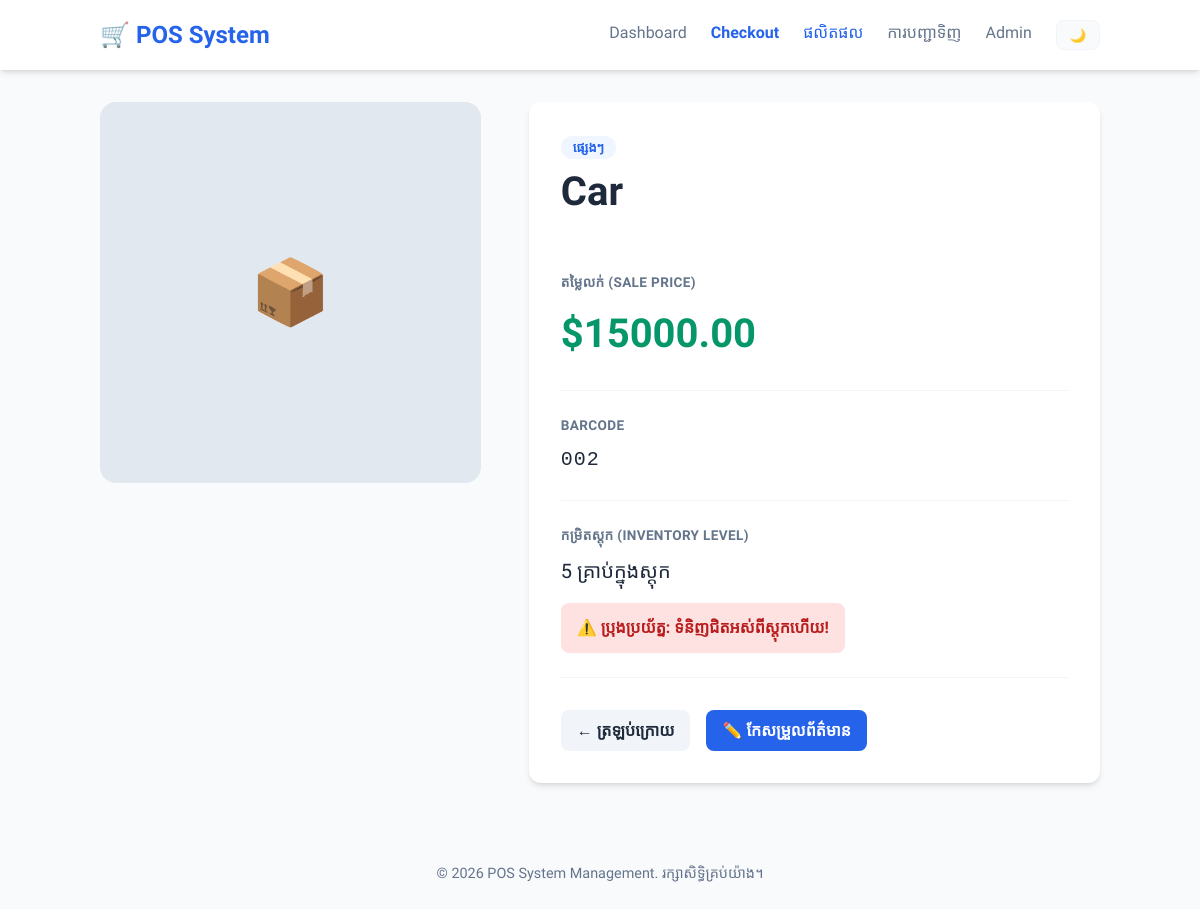
Screenshot of /sales/products/2/ with the database file from the repository.
### posdb/sales/models.py (models this page shows, shortened)
class Product(models.Model):
    CATEGORY_CHOICES = [
        ('food',        'អាហារ និងភេសជ្ជៈ'),
        ('electronics', 'អេឡិចត្រូនិក'),
        ('clothing',    'សម្លៀកបំពាក់'),
        ('household',   'គ្រឿងសង្ហារឹម'),
        ('other',       'ផ្សេងៗ'),
    ]
    name       = models.CharField(max_length=200)
    category   = models.CharField(max_length=20, choices=CATEGORY_CHOICES)
    price      = models.DecimalField(max_digits=8, decimal_places=2)   # ឧ. 12.99
    stock      = models.PositiveIntegerField(default=0)                # ចំនួនក្នុងស្តុក
    barcode    = models.CharField(max_length=50, unique=True, blank=True)
    is_active  = models.BooleanField(default=True)                     # លាក់ទំនិញឈប់លក់
    class Meta:
        ordering = ['name']

### posdb/sales/views.py (the view)
# urls.py: path('products/<int:pk>/', views.product_detail, name='product_detail'),
def product_detail(request, pk):
    product = get_object_or_404(Product, pk=pk)
    return render(request, 'sales/product_detail.html', {'product': product})

### lesson 7/posdb/sales/templates/sales/product_detail.html (shortened to what this page needs)
{% extends 'base.html' %}
{% block content %}
<div class="product-detail-container">
    <div class="product-image">
        {% if product.image %}
            <img src="{{ product.image.url }}" alt="{{ product.name }}" style="width: 100%; border-radius: 16px; box-shadow: var(--shadow);">
        {% else %}
            <div class="product-image-placeholder">
                📦
            </div>
        {% endif %}
    </div>
    <div class="card">
        <span class="badge" style="background: #eff6ff; color: #2563eb; margin-bottom: 1rem;">
            {{ product.get_category_display }}
        </span>
        <h1 style="margin: 0 0 1.5rem 0; font-size: 2.5rem;">{{ product.name }}</h1>
        <div class="detail-section">
            <span class="detail-label">តម្លៃលក់ (Sale Price)</span>
            <div class="price-display">${{ product.price|floatformat:2 }}</div>
        </div>
        <div class="detail-section">
            <span class="detail-label">Barcode</span>
            <div class="detail-value" style="font-family: monospace; letter-spacing: 1px;">
                {{ product.barcode|default:"មិនទាន់មាន Barcode" }}
            </div>
        </div>
        <div class="detail-section">
            <span class="detail-label">កម្រិតស្តុក (Inventory Level)</span>
            <div class="detail-value">
                {{ product.stock }} គ្រាប់ក្នុងស្តុក
            </div>
            {% if product.stock <= 10 %}
            <div class="stock-warning">
                ⚠️ ប្រុងប្រយ័ត្ន: ទំនិញជិតអស់ពីស្តុកហើយ!
            </div>
            {% endif %}
        </div>
        <div class="actions">
            <a href="/sales/products/" class="btn" style="background: #f1f5f9; color: var(--text-main);">
                ← ត្រឡប់ក្រោយ
            </a>
            <a href="/admin/sales/product/{{ product.id }}/change/" class="btn btn-primary" target="_blank">
                ✏️ កែសម្រួលព័ត៌មាន
            </a>
        </div>
    </div>
</div>
{% endblock %}

### rows the page displays
Product: category "ផ្សេងៗ", name "Car", price "15000.00", barcode "002", stock "5"
